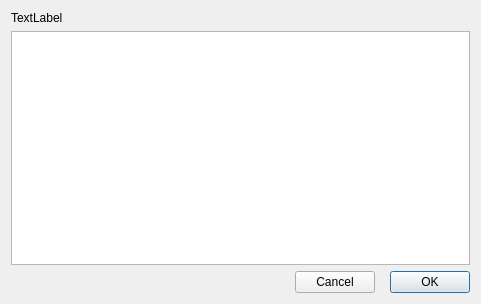
<?xml version="1.0" encoding="UTF-8"?>
<ui version="4.0">
 <class>StringListDialog</class>
 <widget class="QDialog" name="StringListDialog">
  <property name="geometry">
   <rect>
    <x>0</x>
    <y>0</y>
    <width>481</width>
    <height>304</height>
   </rect>
  </property>
  <property name="windowTitle">
   <string>Dialog</string>
  </property>
  <property name="styleSheet">
   <string notr="true"/>
  </property>
  <layout class="QVBoxLayout" name="verticalLayout">
   <item>
    <widget class="QLabel" name="label">
     <property name="text">
      <string>TextLabel</string>
     </property>
     <property name="wordWrap">
      <bool>true</bool>
     </property>
    </widget>
   </item>
   <item>
    <widget class="QListWidget" name="listWidget">
     <property name="styleSheet">
      <string notr="true"/>
     </property>
     <property name="autoScroll">
      <bool>false</bool>
     </property>
     <property name="editTriggers">
      <set>QAbstractItemView::NoEditTriggers</set>
     </property>
     <property name="showDropIndicator" stdset="0">
      <bool>false</bool>
     </property>
     <property name="selectionMode">
      <enum>QAbstractItemView::NoSelection</enum>
     </property>
     <property name="wordWrap">
      <bool>true</bool>
     </property>
    </widget>
   </item>
   <item>
    <widget class="QWidget" name="widget" native="true">
     <property name="layoutDirection">
      <enum>Qt::RightToLeft</enum>
     </property>
     <layout class="QHBoxLayout" name="horizontalLayout">
      <property name="spacing">
       <number>15</number>
      </property>
      <property name="leftMargin">
       <number>0</number>
      </property>
      <property name="topMargin">
       <number>0</number>
      </property>
      <property name="rightMargin">
       <number>0</number>
      </property>
      <property name="bottomMargin">
       <number>0</number>
      </property>
      <item>
       <widget class="QPushButton" name="okButton">
        <property name="sizePolicy">
         <sizepolicy hsizetype="Maximum" vsizetype="Fixed">
          <horstretch>0</horstretch>
          <verstretch>0</verstretch>
         </sizepolicy>
        </property>
        <property name="text">
         <string>   OK   </string>
        </property>
       </widget>
      </item>
      <item>
       <widget class="QPushButton" name="cancelButton">
        <property name="sizePolicy">
         <sizepolicy hsizetype="Maximum" vsizetype="Fixed">
          <horstretch>0</horstretch>
          <verstretch>0</verstretch>
         </sizepolicy>
        </property>
        <property name="text">
         <string>  Cancel  </string>
        </property>
       </widget>
      </item>
      <item>
       <spacer name="horizontalSpacer">
        <property name="orientation">
         <enum>Qt::Horizontal</enum>
        </property>
        <property name="sizeHint" stdset="0">
         <size>
          <width>40</width>
          <height>20</height>
         </size>
        </property>
       </spacer>
      </item>
     </layout>
    </widget>
   </item>
  </layout>
 </widget>
 <resources/>
 <connections>
  <connection>
   <sender>okButton</sender>
   <signal>clicked()</signal>
   <receiver>StringListDialog</receiver>
   <slot>accept()</slot>
   <hints>
    <hint type="sourcelabel">
     <x>425</x>
     <y>281</y>
    </hint>
    <hint type="destinationlabel">
     <x>400</x>
     <y>301</y>
    </hint>
   </hints>
  </connection>
  <connection>
   <sender>cancelButton</sender>
   <signal>clicked()</signal>
   <receiver>StringListDialog</receiver>
   <slot>reject()</slot>
   <hints>
    <hint type="sourcelabel">
     <x>332</x>
     <y>284</y>
    </hint>
    <hint type="destinationlabel">
     <x>277</x>
     <y>302</y>
    </hint>
   </hints>
  </connection>
 </connections>
</ui>
